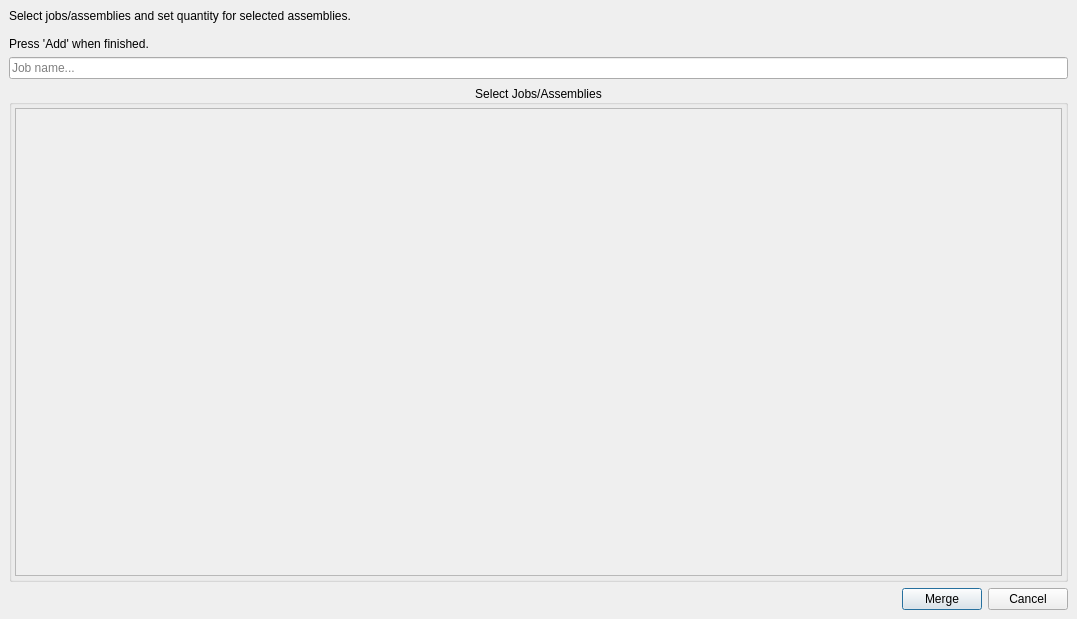
<?xml version="1.0" encoding="UTF-8"?>
<ui version="4.0">
 <class>Form</class>
 <widget class="QDialog" name="Form">
  <property name="geometry">
   <rect>
    <x>0</x>
    <y>0</y>
    <width>1077</width>
    <height>619</height>
   </rect>
  </property>
  <property name="windowTitle">
   <string>Form</string>
  </property>
  <layout class="QHBoxLayout" name="horizontalLayout">
   <property name="spacing">
    <number>0</number>
   </property>
   <property name="leftMargin">
    <number>0</number>
   </property>
   <property name="topMargin">
    <number>0</number>
   </property>
   <property name="rightMargin">
    <number>0</number>
   </property>
   <property name="bottomMargin">
    <number>0</number>
   </property>
   <item>
    <widget class="QWidget" name="widget" native="true">
     <property name="contextMenuPolicy">
      <enum>Qt::ContextMenuPolicy::ActionsContextMenu</enum>
     </property>
     <property name="autoFillBackground">
      <bool>false</bool>
     </property>
     <property name="styleSheet">
      <string notr="true"/>
     </property>
     <layout class="QVBoxLayout" name="verticalLayout_3" stretch="0">
      <property name="leftMargin">
       <number>0</number>
      </property>
      <property name="topMargin">
       <number>0</number>
      </property>
      <property name="rightMargin">
       <number>0</number>
      </property>
      <property name="bottomMargin">
       <number>0</number>
      </property>
      <item>
       <layout class="QVBoxLayout" name="verticalLayout" stretch="0,0,1,0">
        <property name="leftMargin">
         <number>9</number>
        </property>
        <property name="topMargin">
         <number>9</number>
        </property>
        <property name="rightMargin">
         <number>9</number>
        </property>
        <property name="bottomMargin">
         <number>9</number>
        </property>
        <item>
         <layout class="QHBoxLayout" name="horizontalLayout_4" stretch="0">
          <item>
           <widget class="QLabel" name="lblMessage">
            <property name="sizePolicy">
             <sizepolicy hsizetype="Preferred" vsizetype="Minimum">
              <horstretch>0</horstretch>
              <verstretch>0</verstretch>
             </sizepolicy>
            </property>
            <property name="text">
             <string>Select jobs/assemblies and set quantity for selected assemblies.

Press 'Add' when finished.</string>
            </property>
            <property name="alignment">
             <set>Qt::AlignmentFlag::AlignLeading|Qt::AlignmentFlag::AlignLeft|Qt::AlignmentFlag::AlignTop</set>
            </property>
            <property name="wordWrap">
             <bool>true</bool>
            </property>
           </widget>
          </item>
         </layout>
        </item>
        <item>
         <widget class="QLineEdit" name="lineEdit_job_name">
          <property name="placeholderText">
           <string>Job name...</string>
          </property>
         </widget>
        </item>
        <item>
         <layout class="QHBoxLayout" name="horizontalLayout_2" stretch="1">
          <item>
           <widget class="QGroupBox" name="groupBox">
            <property name="minimumSize">
             <size>
              <width>0</width>
              <height>0</height>
             </size>
            </property>
            <property name="maximumSize">
             <size>
              <width>16777215</width>
              <height>16777215</height>
             </size>
            </property>
            <property name="title">
             <string>Select Jobs/Assemblies</string>
            </property>
            <property name="alignment">
             <set>Qt::AlignmentFlag::AlignCenter</set>
            </property>
            <property name="flat">
             <bool>false</bool>
            </property>
            <property name="checkable">
             <bool>false</bool>
            </property>
            <layout class="QVBoxLayout" name="verticalLayout_6">
             <property name="spacing">
              <number>3</number>
             </property>
             <property name="leftMargin">
              <number>3</number>
             </property>
             <property name="topMargin">
              <number>3</number>
             </property>
             <property name="rightMargin">
              <number>3</number>
             </property>
             <property name="bottomMargin">
              <number>3</number>
             </property>
             <item>
              <widget class="QScrollArea" name="scrollArea_2">
               <property name="widgetResizable">
                <bool>true</bool>
               </property>
               <widget class="QWidget" name="scrollAreaWidgetContents_2">
                <property name="geometry">
                 <rect>
                  <x>0</x>
                  <y>0</y>
                  <width>1049</width>
                  <height>428</height>
                 </rect>
                </property>
                <layout class="QVBoxLayout" name="verticalLayout_5">
                 <property name="spacing">
                  <number>0</number>
                 </property>
                 <property name="leftMargin">
                  <number>0</number>
                 </property>
                 <property name="topMargin">
                  <number>0</number>
                 </property>
                 <property name="rightMargin">
                  <number>0</number>
                 </property>
                 <property name="bottomMargin">
                  <number>0</number>
                 </property>
                 <item>
                  <layout class="QVBoxLayout" name="jobs_layout"/>
                 </item>
                </layout>
               </widget>
              </widget>
             </item>
            </layout>
           </widget>
          </item>
         </layout>
        </item>
        <item>
         <layout class="QHBoxLayout" name="buttonsLayout">
          <item>
           <spacer name="horizontalSpacer">
            <property name="orientation">
             <enum>Qt::Orientation::Horizontal</enum>
            </property>
            <property name="sizeHint" stdset="0">
             <size>
              <width>40</width>
              <height>20</height>
             </size>
            </property>
           </spacer>
          </item>
          <item>
           <widget class="QPushButton" name="pushButton_add">
            <property name="maximumSize">
             <size>
              <width>16777215</width>
              <height>16777215</height>
             </size>
            </property>
            <property name="text">
             <string>Merge</string>
            </property>
           </widget>
          </item>
          <item>
           <widget class="QPushButton" name="pushButton_cancel">
            <property name="maximumSize">
             <size>
              <width>16777215</width>
              <height>16777215</height>
             </size>
            </property>
            <property name="text">
             <string>Cancel</string>
            </property>
           </widget>
          </item>
         </layout>
        </item>
       </layout>
      </item>
     </layout>
    </widget>
   </item>
  </layout>
 </widget>
 <resources/>
 <connections/>
</ui>
